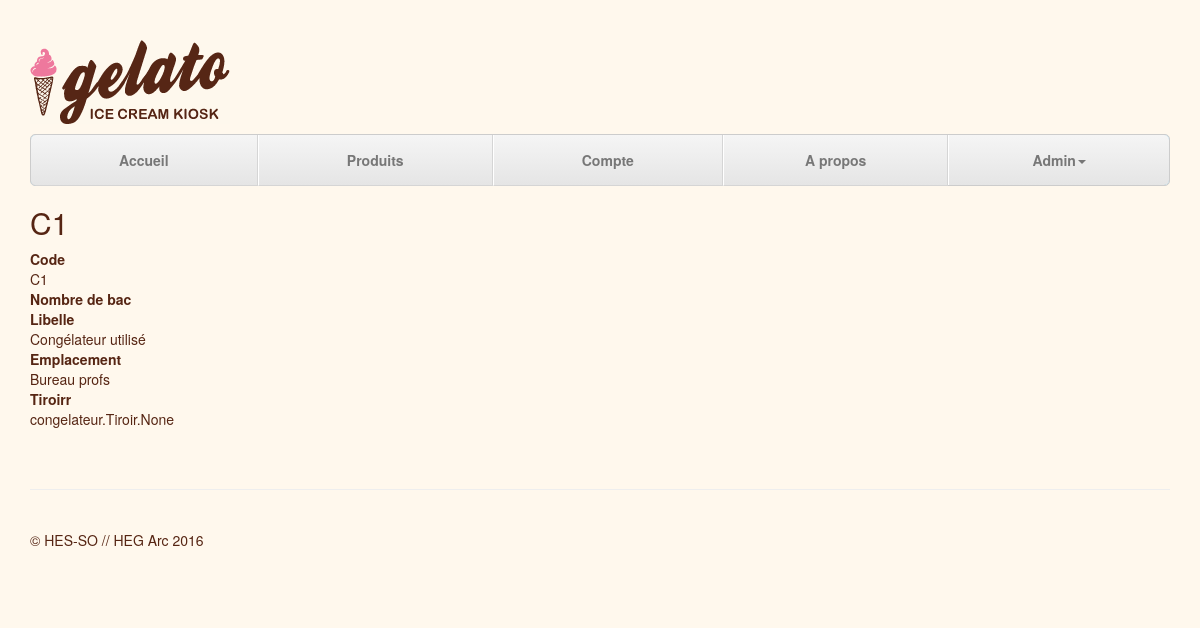
The app's page /congelateur/produit/1/ with its own data.
### congelateur/models.py (models this page shows)
class Congelateur(models.Model):
    id = models.AutoField(primary_key=True)
    code = models.CharField(max_length=15, unique=True, verbose_name="Code")
    libelle = models.CharField(max_length=100, verbose_name="Libellé")
    emplacement = models.CharField(max_length=50, verbose_name="Emplacement du congélateur")
    def __str__(self):
        return self.code

### congelateur/views.py (the view)
# urls.py: url(r'^produit/(?P<pk>\d+)/$', CongelateurDetailView.as_view(), name='congelo-detail'),
class CongelateurDetailView(DetailView):
    model = Congelateur
    def get_context_data(self, **kwargs):
        context = super(CongelateurDetailView, self).get_context_data(**kwargs)
        return context

### congelateur/templates/congelateur/congelateur_detail.html (shortened to what this page needs)
{% extends "congelateur/base.html" %}
{% load staticfiles %}
{% block stylesheets %}
    {{ block.super }}
{% endblock stylesheets %}
{% block content %}
    <div class="row">
        <div class="col-lg-6">
            <h2>{{ object }}</h2>
            <dl>
                <dt>Code</dt><dd>{{ object.code }}</dd>
                <dt>Nombre de bac</dt><dd>{{ quantity_sold }}</dd>
                <dt>Libelle</dt><dd>{{ object.libelle }}</dd>
                <dt>Emplacement</dt><dd>{{ object.emplacement }}</dd>
                <dt>Tiroirr</dt><dd>{{ object.tiroirs }}</dd>
            </dl>
        </div>
        <div class="col-lg-6">
        </div>
    </div>
{% endblock %}

### congelateur/static/css/justified_nav.css (style rules this page uses)
body { padding-top: 20px; }

### congelateur/static/css/gelato.css (style rules this page uses)
body { background-color: #FFF8ED; color: #562513; }

### records on screen
Congelateur: code "C1", libelle "Congélateur utilisé", emplacement "Bureau profs", tiroirs "congelateur.Tiroir.None"
